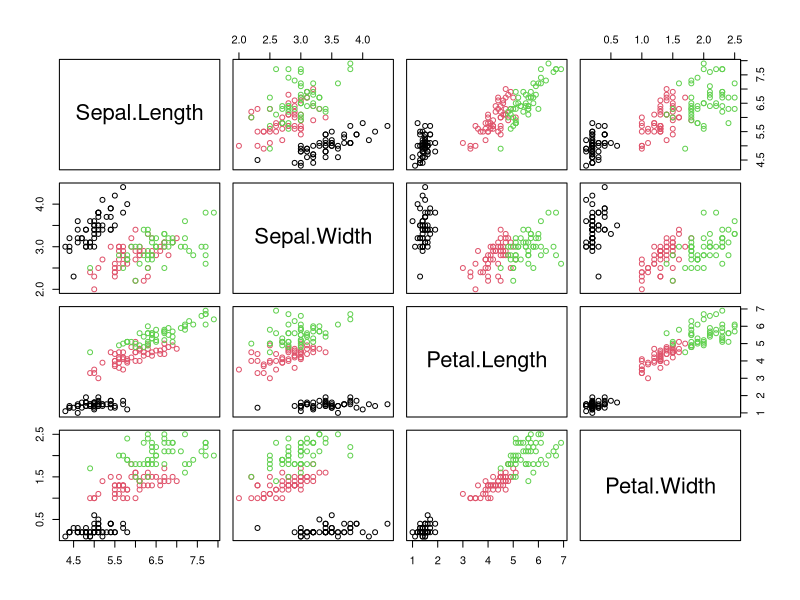
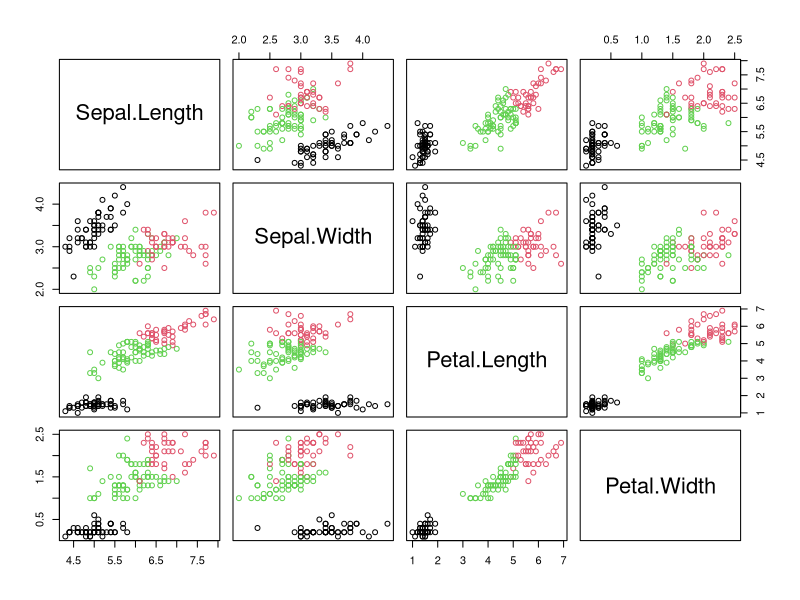
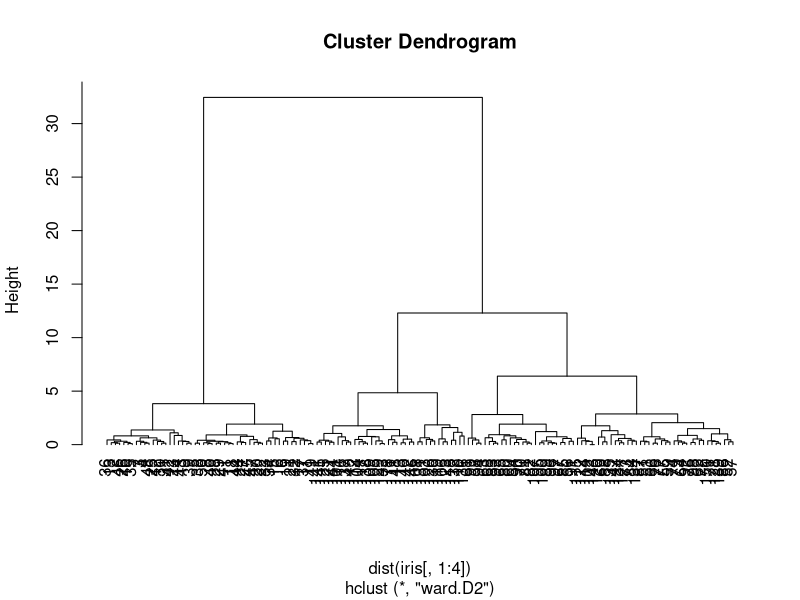

Generate these figures, in order, with R:
# based model learning. tp1. Margot Selosse

data(iris)
plot(iris[,1:4],col=iris$Species)

#### kmeans

clusters <- kmeans(iris[,1:4],3)$cluster
new_iris <- cbind(iris[,1:4],clusters)
plot(new_iris[,1:4], col=new_iris[,5])

#tableau de contingence
table(iris$Species,clusters)


#### cah
par(mfrow=c(1,1))
result_cah <- hclust(d=dist(iris[,1:4]),method="ward.D2")
plot(result_cah,hang=-1)
cluster_cah <-cutree(result_cah, k=3)

#tableau de contingence avec kmeans :
table(clusters,cluster_cah)

#tableau de contingence avec les vraies classes
table(iris$Species, cluster_cah)